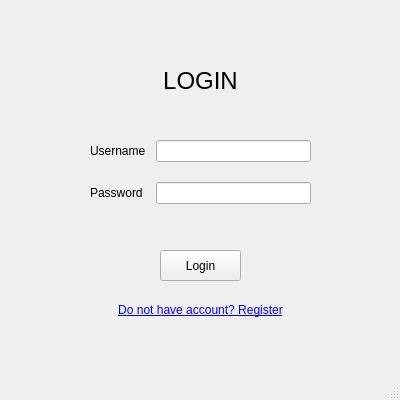
<?xml version="1.0" encoding="UTF-8"?>
<ui version="4.0">
 <class>LoginWindow</class>
 <widget class="QMainWindow" name="LoginWindow">
  <property name="geometry">
   <rect>
    <x>0</x>
    <y>0</y>
    <width>400</width>
    <height>400</height>
   </rect>
  </property>
  <property name="tabletTracking">
   <bool>false</bool>
  </property>
  <property name="focusPolicy">
   <enum>Qt::NoFocus</enum>
  </property>
  <property name="windowTitle">
   <string>MainWindow</string>
  </property>
  <widget class="QWidget" name="centralwidget">
   <widget class="QLabel" name="lbl_title">
    <property name="geometry">
     <rect>
      <x>160</x>
      <y>60</y>
      <width>81</width>
      <height>41</height>
     </rect>
    </property>
    <property name="font">
     <font>
      <pointsize>18</pointsize>
     </font>
    </property>
    <property name="text">
     <string>LOGIN</string>
    </property>
    <property name="alignment">
     <set>Qt::AlignCenter</set>
    </property>
   </widget>
   <widget class="QWidget" name="formLayoutWidget">
    <property name="geometry">
     <rect>
      <x>90</x>
      <y>140</y>
      <width>221</width>
      <height>71</height>
     </rect>
    </property>
    <layout class="QFormLayout" name="formLayout">
     <property name="horizontalSpacing">
      <number>10</number>
     </property>
     <property name="verticalSpacing">
      <number>20</number>
     </property>
     <item row="0" column="0">
      <widget class="QLabel" name="label">
       <property name="text">
        <string>Username</string>
       </property>
      </widget>
     </item>
     <item row="1" column="0">
      <widget class="QLabel" name="label_2">
       <property name="text">
        <string>Password</string>
       </property>
      </widget>
     </item>
     <item row="1" column="1">
      <widget class="QLineEdit" name="txt_password">
       <property name="echoMode">
        <enum>QLineEdit::Password</enum>
       </property>
      </widget>
     </item>
     <item row="0" column="1">
      <widget class="QLineEdit" name="txt_username"/>
     </item>
    </layout>
   </widget>
   <widget class="QPushButton" name="btn_login">
    <property name="geometry">
     <rect>
      <x>160</x>
      <y>250</y>
      <width>81</width>
      <height>31</height>
     </rect>
    </property>
    <property name="text">
     <string>Login</string>
    </property>
   </widget>
   <widget class="QLabel" name="lbl_error">
    <property name="geometry">
     <rect>
      <x>90</x>
      <y>220</y>
      <width>221</width>
      <height>20</height>
     </rect>
    </property>
    <property name="styleSheet">
     <string notr="true">color: darkred;</string>
    </property>
    <property name="text">
     <string/>
    </property>
    <property name="textFormat">
     <enum>Qt::AutoText</enum>
    </property>
    <property name="alignment">
     <set>Qt::AlignCenter</set>
    </property>
   </widget>
   <widget class="QLabel" name="lbl_register">
    <property name="geometry">
     <rect>
      <x>100</x>
      <y>300</y>
      <width>201</width>
      <height>20</height>
     </rect>
    </property>
    <property name="font">
     <font>
      <underline>false</underline>
     </font>
    </property>
    <property name="cursor">
     <cursorShape>PointingHandCursor</cursorShape>
    </property>
    <property name="mouseTracking">
     <bool>false</bool>
    </property>
    <property name="tabletTracking">
     <bool>true</bool>
    </property>
    <property name="focusPolicy">
     <enum>Qt::NoFocus</enum>
    </property>
    <property name="styleSheet">
     <string notr="true">color: blue;</string>
    </property>
    <property name="text">
     <string>&lt;a href=&quot;#&quot;&gt;Do not have account? Register&lt;/a&gt;</string>
    </property>
    <property name="alignment">
     <set>Qt::AlignCenter</set>
    </property>
   </widget>
  </widget>
  <widget class="QMenuBar" name="menubar">
   <property name="geometry">
    <rect>
     <x>0</x>
     <y>0</y>
     <width>400</width>
     <height>17</height>
    </rect>
   </property>
  </widget>
  <widget class="QStatusBar" name="statusbar"/>
 </widget>
 <tabstops>
  <tabstop>txt_username</tabstop>
  <tabstop>txt_password</tabstop>
  <tabstop>btn_login</tabstop>
  <tabstop>lbl_register</tabstop>
  <tabstop>txt_username</tabstop>
  <tabstop>txt_password</tabstop>
 </tabstops>
 <resources/>
 <connections/>
</ui>
